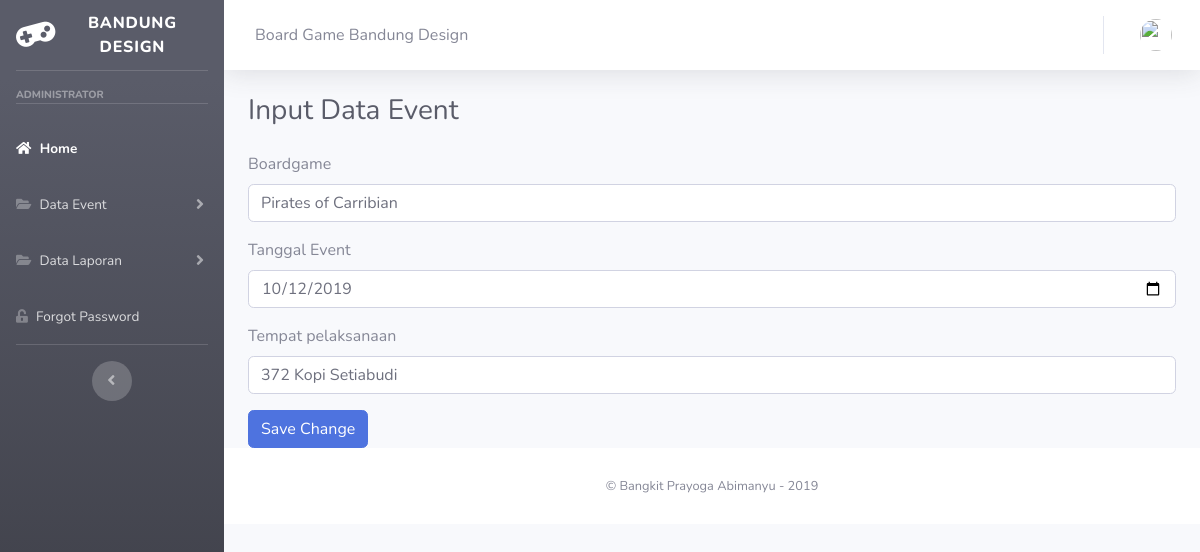
/my-project/user/edit_dataak/4, run on an earlier commit of the app's database.
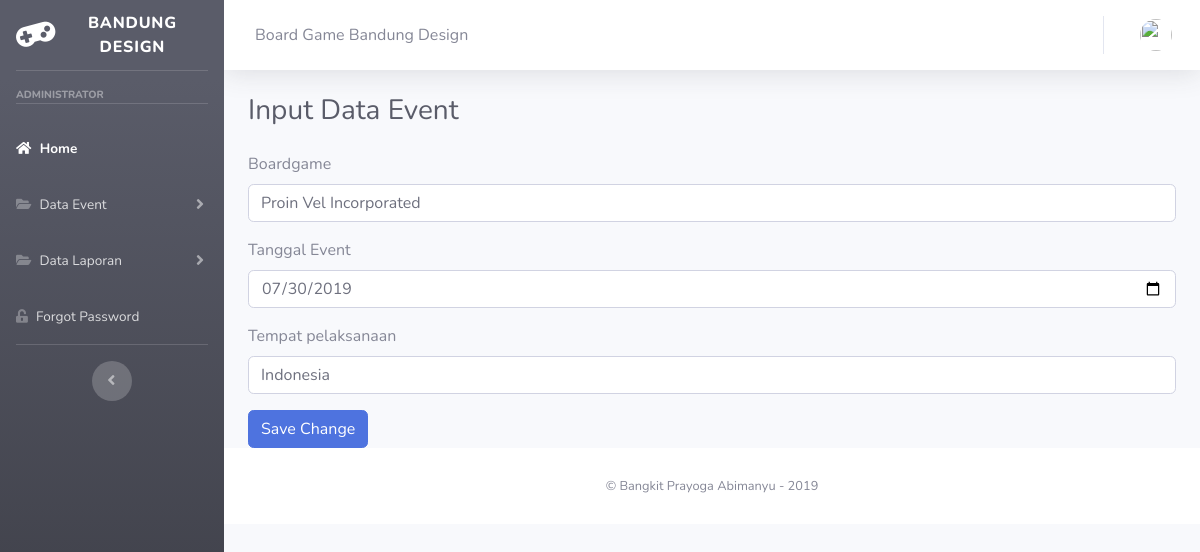
And on a later commit of the database.
### tables this page shows
CREATE TABLE `event_ak` (
  `id` int(11) NOT NULL,
  `boardgame` varchar(128) NOT NULL,
  `tanggal` date NOT NULL,
  `tempat` varchar(128) NOT NULL,
  `status` int(11) NOT NULL,
  `notif` int(11) NOT NULL
);

### my-project/application/controllers/User.php (called while the page is built, shortened)
<?php
class User extends CI_Controller
{
    public function __construct()
    {
        $this->load->model('mdataps');
        $this->load->model('mdatapd');
        $this->load->model('eventAk');
    }
    public function edit_dataak($id)
    {
        $data['user'] = $this->db->get_where('user', ['email' => $this->session->userdata('email')])->row_array();
        $data['data'] = $this->eventAk->edit_dataak($id);
        $this->load->view('templates/header', $data);
        $this->load->view('templates/sidebar', $data);
        $this->load->view('templates/topbar', $data);
        $this->load->view('user/edit_dataak', $data);
        $this->load->view('templates/footer');
    }
}

### my-project/index.php (called while the page is built, shortened)
<?php
require_once BASEPATH.'core/CodeIgniter.php';

### my-project/application/models/EventAk.php (called while the page is built, shortened)
<?php
class eventAk extends CI_Model
{
    function edit_dataak($id)
    {
        return $this->db->get_where('event_ak', ['id' => $id])->row_array();
    }
}

### my-project/application/views/user/edit_dataak.php (the view)
<div class="container-fluid">
    <h1 class="h3 mb-4 text-gray-800"> Input Data Event</h1>
    <section class="content">
        <form method="post" action="<?= base_url() ?>user/update_dataak/<?= $data['id']; ?>">
            <div class="form-group">
                <label>Boardgame</label>
                <input type="text" id="boardgame" name="boardgame" class="form-control" value="<?= $data['boardgame'] ?>">
            </div>
            <div class="form-group">
                <label>Tanggal Event</label>
                <input type="date" id="tanggal" name="tanggal" class="form-control" value="<?= $data['tanggal'] ?>">
            </div>
            <div class="form-group">
                <label>Tempat pelaksanaan</label>
                <input type="text" id="tempat" name="tempat" class="form-control" value="<?= $data['tempat'] ?>">
            </div>
            <button type="submit" class="btn btn-primary">Save Change </button>
        </form>
</div>

What changed in the data, as far as the page shows it:
changed event_ak: boardgame "Pirates of Carribian" → "Proin Vel Incorporated"; tanggal "10/12/2019" → "07/30/2019"; tempat "372 Kopi Setiabudi" → "Indonesia"
